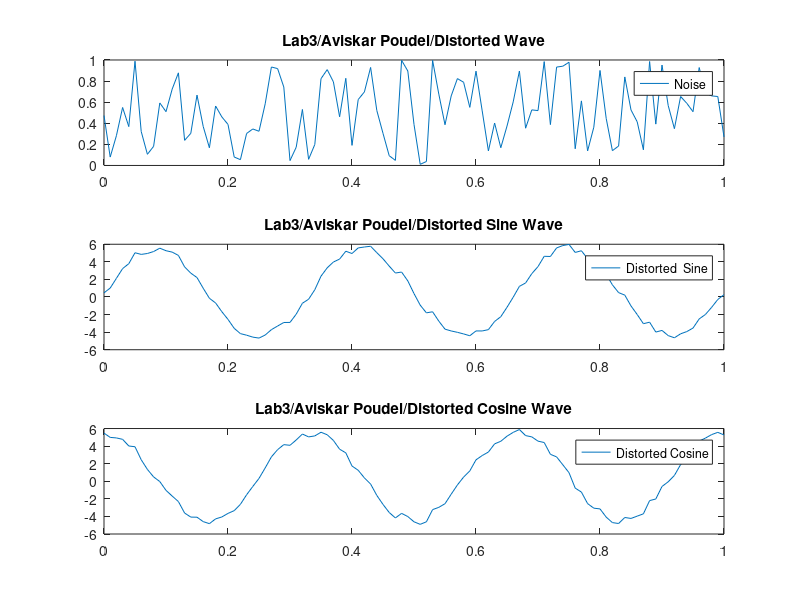

Source code (MATLAB):
a = 5;
f = 3;
t = 0:0.01:1;
s = a*sin(2*pi*f*t);
c = a*cos(2*pi*f*t);
x = rand(1, length(t));
z1 = x + s;
z2 = x + c;
subplot(3,1,1)
plot(t,x)
legend('Noise')
title('Lab3/Aviskar Poudel/Distorted Wave')

subplot(3,1,2)
plot(t, z1)
legend('Distorted  Sine')
title('Lab3/Aviskar Poudel/Distorted Sine Wave')

subplot(3,1,3)
plot(t,z2)
legend('Distorted Cosine')
title('Lab3/Aviskar Poudel/Distorted Cosine Wave')
